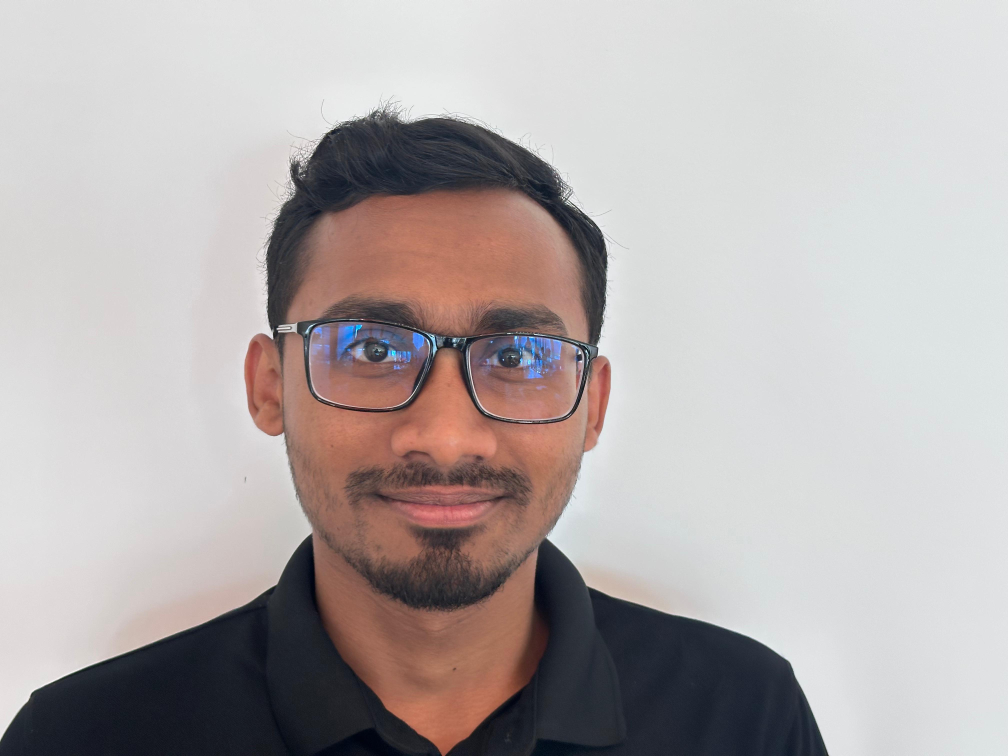
#> input picture Project/Abir/IMG-20250702-WA0214.jpg, 4032 x 3024 px, found by its file name (shown at 1/4 size)
$ python Facial_recoginization.py
#> lines starting #> are read from the running program, lines starting #| are printed output that depends on the picture
import cv2
import os
import numpy as np
import time

# Path to dataset folder
dataset_path = r"D:\MECH\PYTHON\Engineering-teamwork---Rover\Project"

def get_images_and_labels(path):
    faces = []
    labels = []
    label_dict = {}
    current_label = 0

    face_cascade = cv2.CascadeClassifier(cv2.data.haarcascades + 'haarcascade_frontalface_default.xml')

    for person_name in os.listdir(path):
        person_path = os.path.join(path, person_name)
        if not os.path.isdir(person_path):
            continue

        label_dict[current_label] = person_name
        print(f"Processing {person_name}...")

        for img_name in os.listdir(person_path):
            img_path = os.path.join(person_path, img_name)
            img = cv2.imread(img_path, cv2.IMREAD_GRAYSCALE)
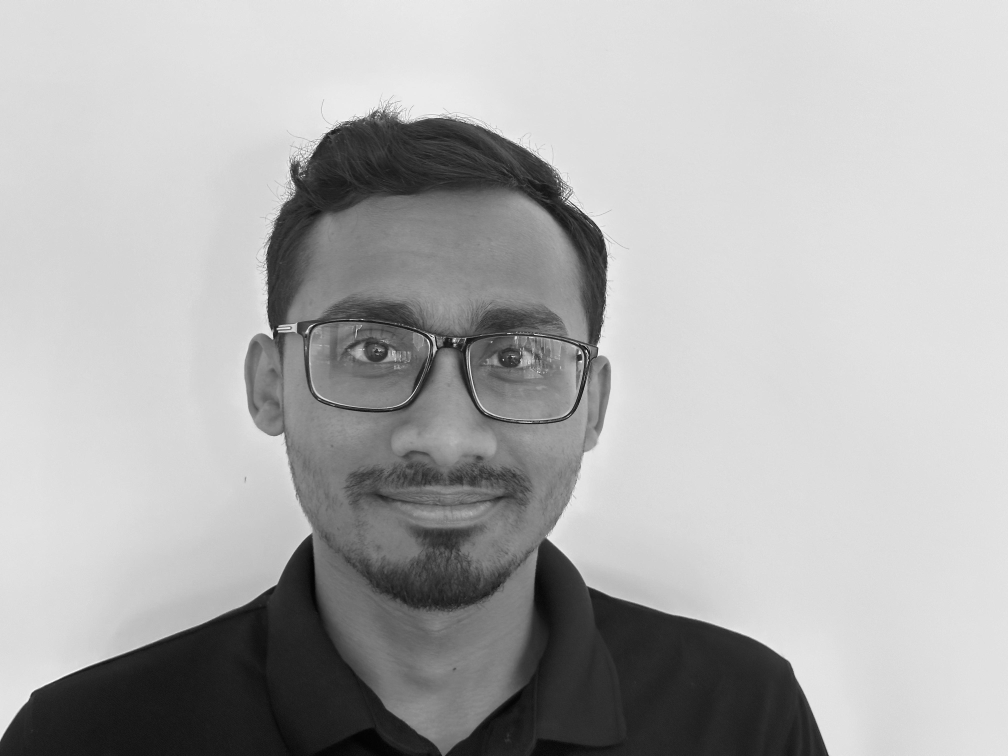
#> img: shape (3024, 4032) (shown at 1/4 size); min 0, max 255, mean 174.2

            if img is None:
                continue

            # More sensitive face detection for training images
            detected_faces = face_cascade.detectMultiScale(
                img,
                scaleFactor=1.1,
                minNeighbors=3,
                minSize=(30, 30))
#> detected_faces = [[951, 736, 1619, 1619]]

            if len(detected_faces) > 0:
                (x, y, w, h) = detected_faces[0]
#> x = 951; y = 736; w = 1619; h = 1619
                face = img[y:y+h, x:x+w]
                face = cv2.resize(face, (200, 200))
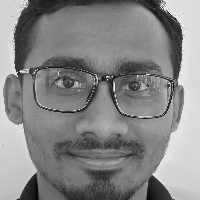
#> face: shape (200, 200); min 1, max 253, mean 134
                face = cv2.equalizeHist(face)
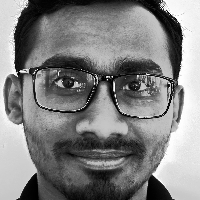
#> face: shape (200, 200); min 0, max 255, mean 128.5
                faces.append(face)
                labels.append(current_label)

        current_label += 1
#> current_label = 1

    return faces, np.array(labels), label_dict

# Load dataset
print("Loading training data...")
faces, labels, label_dict = get_images_and_labels(dataset_path)

if len(faces) == 0:
    print("ERROR: No faces found in training data!")
    exit()

recognizer = cv2.face.LBPHFaceRecognizer_create()
recognizer.train(faces, labels)
recognizer.save("trained_model.yml")

# Initialize camera
cap = cv2.VideoCapture(2)  # Try 0, 1, or 2
cap.set(cv2.CAP_PROP_FRAME_WIDTH, 1280)
cap.set(cv2.CAP_PROP_FRAME_HEIGHT, 720)

# Optimized detection parameters
face_cascade = cv2.CascadeClassifier(cv2.data.haarcascades + 'haarcascade_frontalface_default.xml')
scaleFactor = 1.05  # More sensitive (lower number)
minNeighbors = 3    # Fewer neighbors = more detections
minSize = (100, 100)  # Smaller minimum size

# Stabilization variables
last_detection = None
last_detection_time = 0
stabilization_threshold = 0.1  # seconds

print("Starting recognition. Press 'q' to quit...")

while True:
    ret, frame = cap.read()
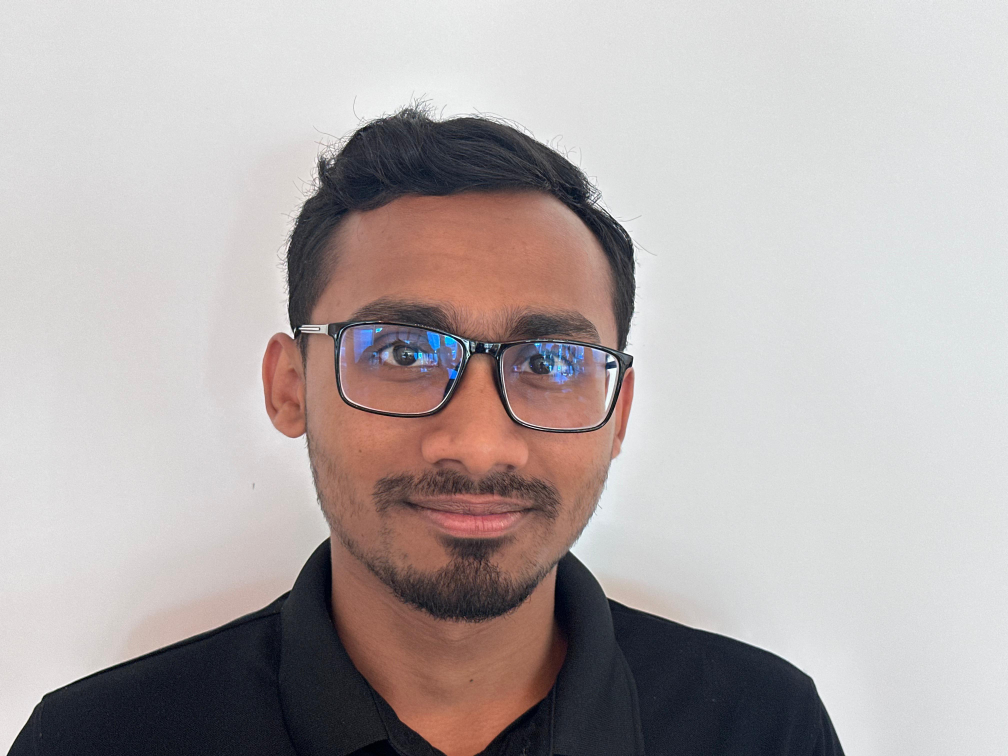
#> input picture Project/Abir/IMG-20250702-WA0217.jpg, 4032 x 3024 px, given in place of the camera (shown at 1/4 size)
#> frame is the input picture: shape (3024, 4032, 3); mean B, G, R 172.2, 172.9, 181.1
    if not ret:
        print("Frame capture error")
        break

    gray = cv2.cvtColor(frame, cv2.COLOR_BGR2GRAY)
    gray = cv2.equalizeHist(gray)
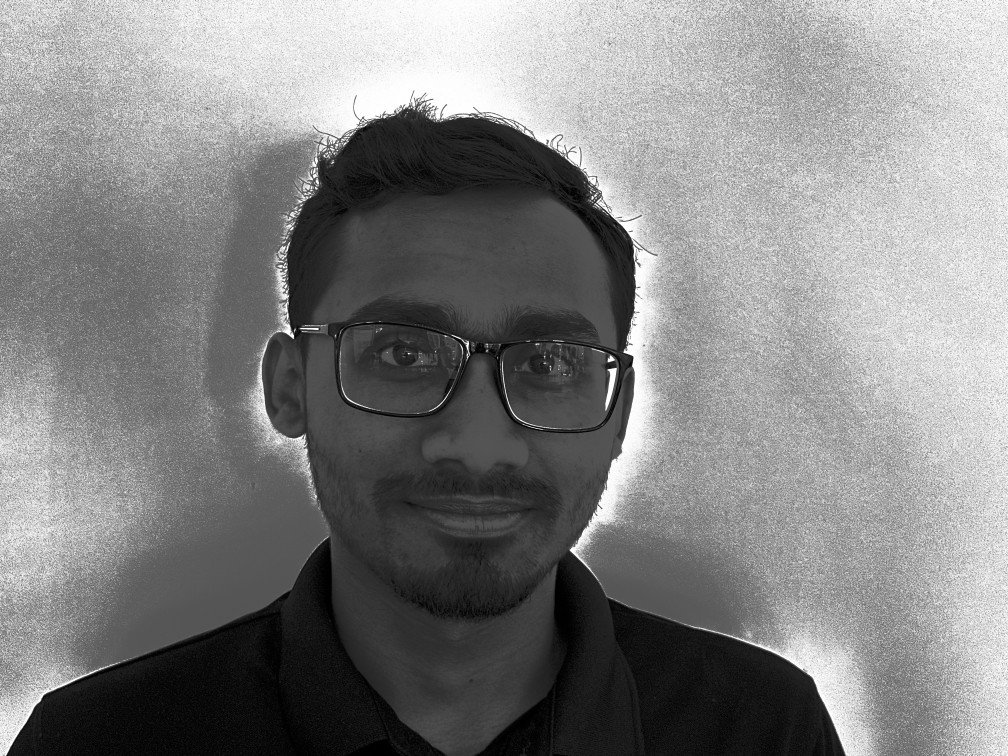
#> gray: shape (3024, 4032) (shown at 1/4 size); min 0, max 255, mean 130.3

    current_time = time.time()

    # Only detect if no recent detection or after stabilization period
    if last_detection is None or (current_time - last_detection_time) > stabilization_threshold:
        faces_detected = face_cascade.detectMultiScale(
            gray,
            scaleFactor=scaleFactor,
            minNeighbors=minNeighbors,
            minSize=minSize
        )
#> faces_detected = [[1065, 826, 1513, 1513]]

        if len(faces_detected) > 0:
            last_detection = faces_detected[0]
#> last_detection = [1065, 826, 1513, 1513]
            last_detection_time = current_time

    # Use last detection if within stabilization period
    if last_detection is not None:
        (x, y, w, h) = last_detection
#> x = 1065; y = 826; w = 1513; h = 1513

        # Verify the detection is still valid
        roi = gray[y:y+h, x:x+w]
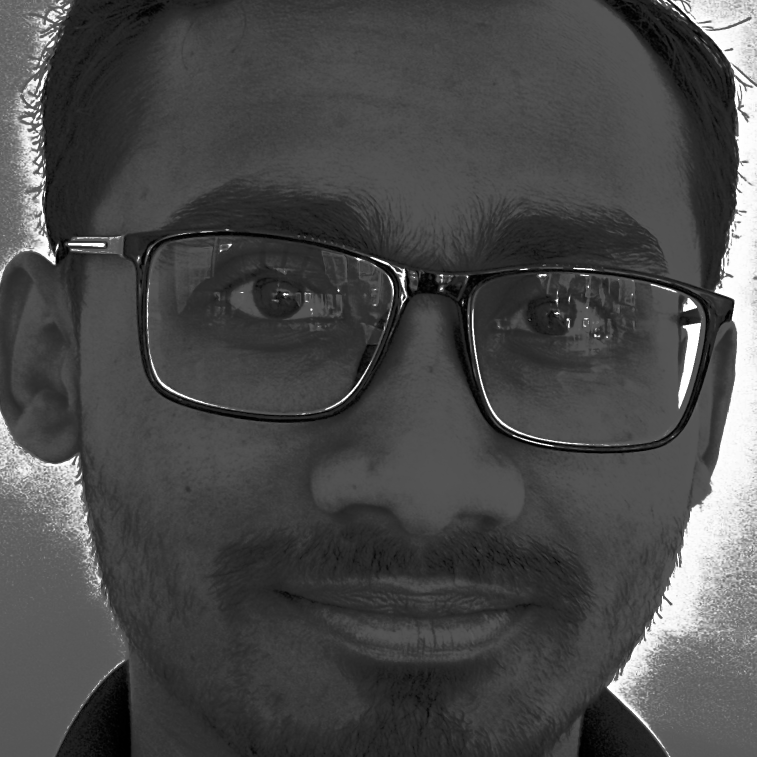
#> roi: shape (1513, 1513) (shown at 1/2 size); min 0, max 255, mean 73.1
        if roi.size > 0:  # Check we have valid image data
            face_roi = cv2.resize(roi, (200, 200))
            face_roi = cv2.equalizeHist(face_roi)
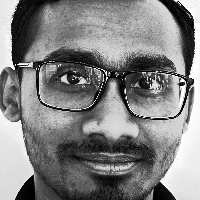
#> face_roi: shape (200, 200); min 0, max 255, mean 129.1

            label, confidence = recognizer.predict(face_roi)
#> label = 0; confidence = 40.44

            color = (0, 255, 0) if confidence < 70 else (0, 0, 255)
#> color = (0, 255, 0)
            cv2.rectangle(frame, (x, y), (x+w, y+h), color, 2)

            name = label_dict.get(label, "Unknown") if confidence < 70 else "Unknown"
            text = f"{name} ({confidence:.1f})"
            cv2.putText(frame, text, (x, y-10), cv2.FONT_HERSHEY_SIMPLEX, 0.8, color, 2)
        else:
            last_detection = None

    cv2.imshow('Face Recognition', frame)

    if cv2.waitKey(1) == ord('q'):
#> (key q is pressed here)
        break

cap.release()
cv2.destroyAllWindows()
